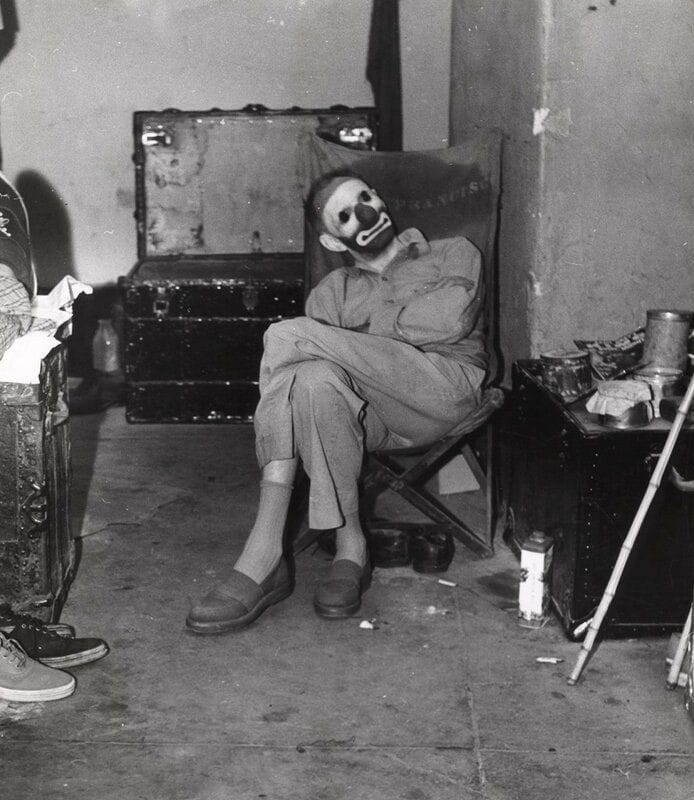
#> input picture badut2.jpg, 694 x 800 px
$ jupyter execute 'Contrast Enhancment.ipynb'   (shell and % lines are left out)
#> lines starting #> are read from the running program, lines starting #| are printed output that depends on the picture
[cell 1]
import numpy as np #data dalam bentuk array
import matplotlib.pyplot as plt #membuat grafik dan visualisasi data dalam bentuk grafik
import cv2 #mengimpor gambar
import matplotlib.image as mpimg #ntuk membaca, menulis, dan memanipulasi gambar dalam berbagai format
from skimage import data #menggunakan modul data yang disediakan oleh pustaka skimage

[cell 2]
image = cv2.imread("badut2.jpg",cv2.IMREAD_GRAYSCALE) #mengubah gambar menjadi abu abu
#> image: shape (800, 694); min 0, max 255, mean 102.8

[cell 3]
image_equalized = cv2.equalizeHist(image) #untuk menghasilkan citra yang disejajarkan histogramnya (histogram equalization) dari citra image menggunakan fungsi equalizeHist() dari modul cv2 (OpenCV
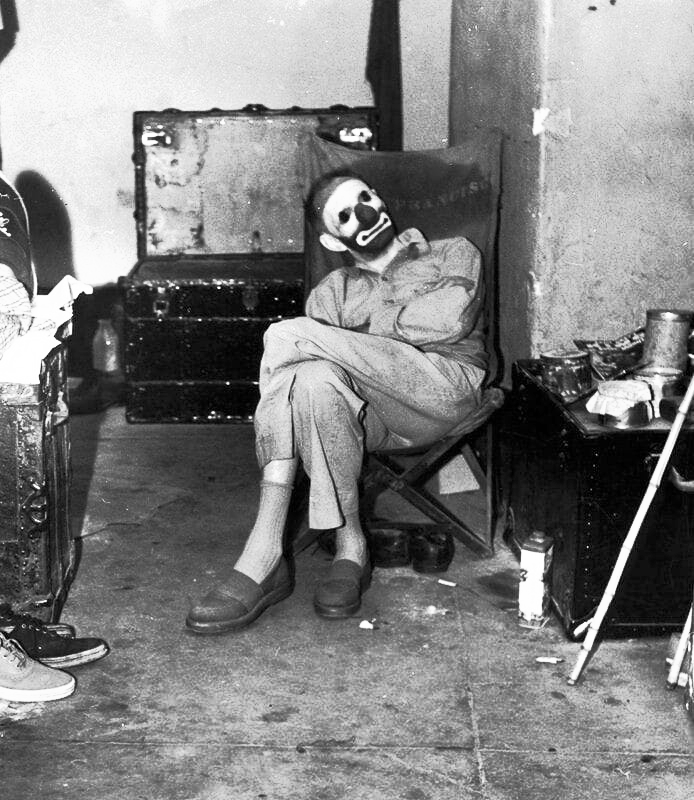
#> image_equalized: shape (800, 694); min 0, max 255, mean 128.3

[cell 4]
clahe = cv2.createCLAHE(clipLimit=2, tileGridSize=(8,8)) #untuk membuat objek CLAHE (Contrast Limited Adaptive Histogram Equalization) menggunakan fungsi createCLAHE() dari modul cv2 (OpenCV).

#Apply CLAHE to the original image
image_clahe = clahe.apply(image)
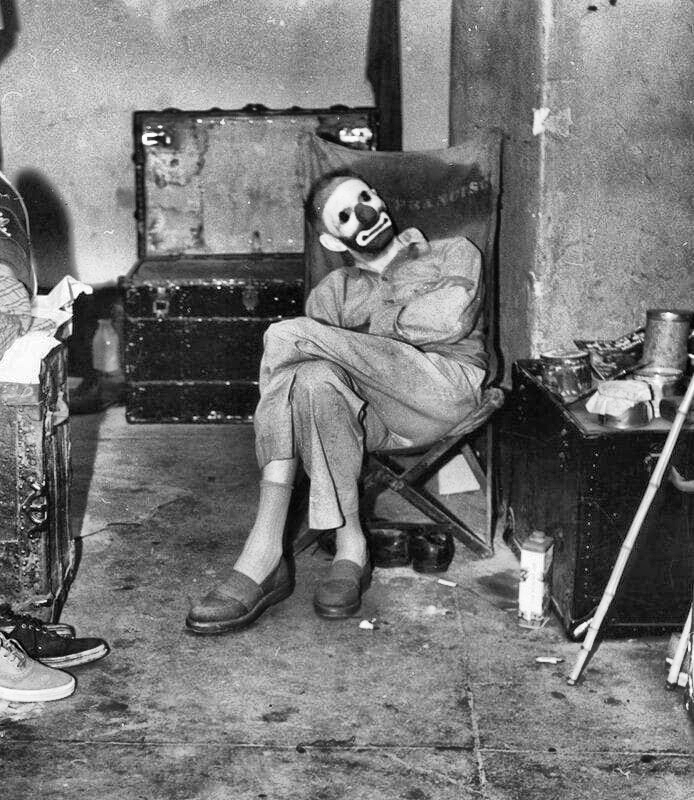
#> image_clahe: shape (800, 694); min 0, max 255, mean 118.5

[cell 5]
# Create an empty array to store the final output
image_cs = np.zeros((image.shape[0],image.shape[1]),dtype = 'uint8')

# Apply Min-Max Contrasting
min = np.min(image)
#> min = 0
max = np.max(image)
#> max = 255

for i in range(image.shape[0]): #untuk melakukan iterasi (perulangan) pada range nilai dari 0 hingga jumlah baris (dimensi pertama) dari citra image
    for j in range(image.shape[1]):
        image_cs[i,j] = 255*(image[i,j]-min)/(max-min) #untuk melakukan normalisasi kontras linier pada nilai piksel tertentu

[cell 6]
copyCamera = image.copy().astype(float) #untuk membuat salinan citra

m1,n1 = copyCamera.shape #untuk mengambil dimensi (jumlah baris dan kolom) dari citra dan menyimpannya dalam variabel m1 dan n1.
#> m1 = 800; n1 = 694
output1 = np.empty([m1, n1])

for baris in range(0, m1-1): #untuk melakukan iterasi (perulangan) pada range nilai dari 0 hingga m1-1 jumlah baris
    for kolom in range(0, n1-1): #untuk melakukan iterasi (perulangan) pada range nilai dari 0 hingga m1-1 jumlah kolom
        a1 = baris
        b1 = kolom
        output1[a1, b1] = copyCamera[baris, kolom] * 1.9

[cell 7]
fig, axes = plt.subplots(5, 2, figsize=(20, 20)) #untuk membuat objek gambar (figure) dan objek sumbu (axes) dalam bentuk grid berukuran 5 baris dan 2 kolom dengan ukuran (dimensi) gambar sebesar 20x20 inci
ax = axes.ravel() # untuk meratakan (flatten) objek array

ax[0].imshow(image, cmap=plt.cm.gray) #Gambar ditampilkan dalam skala abu-abu (grayscale) dengan menggunakan map pewarnaan (colormap) plt.cm.gray yang diberikan oleh pustaka Matplotlib
ax[0].set_title("Citra Input") #judul
ax[1].hist(image.ravel(), bins=256)#untuk membuat histogram dari gambar img dan menampilkannya pada sumbu (axis) indeks ke-1 dari objek axes
ax[1].set_title('Histogram Input') #judul

ax[2].imshow(image_equalized, cmap=plt.cm.gray)
ax[2].set_title("Citra Output HE")
ax[3].hist(image_equalized.ravel(), bins=256)
ax[3].set_title('Histogram Output HE Method')

ax[4].imshow(image_cs, cmap=plt.cm.gray)
ax[4].set_title("Citra Output CS")
ax[5].hist(image_cs.ravel(), bins=256)
ax[5].set_title('Histogram Output CS Method')

ax[6].imshow(image_clahe, cmap=plt.cm.gray)
ax[6].set_title("Citra Grayscale CLAHE")
ax[7].hist(image_clahe.ravel(), bins=256)
ax[7].set_title('Histogram Output CLAHE Method')

ax[8].imshow(output1, cmap=plt.cm.gray)
ax[8].set_title("Citra Grayscale Perkalian Konstanta")
ax[9].hist(output1.ravel(), bins=256)
ax[9].set_title('Histogram Output Perkalian Konstanta Method')

fig.tight_layout() #ntuk mengatur tata letak (layout) yang rapi dan padat pada objek gambar
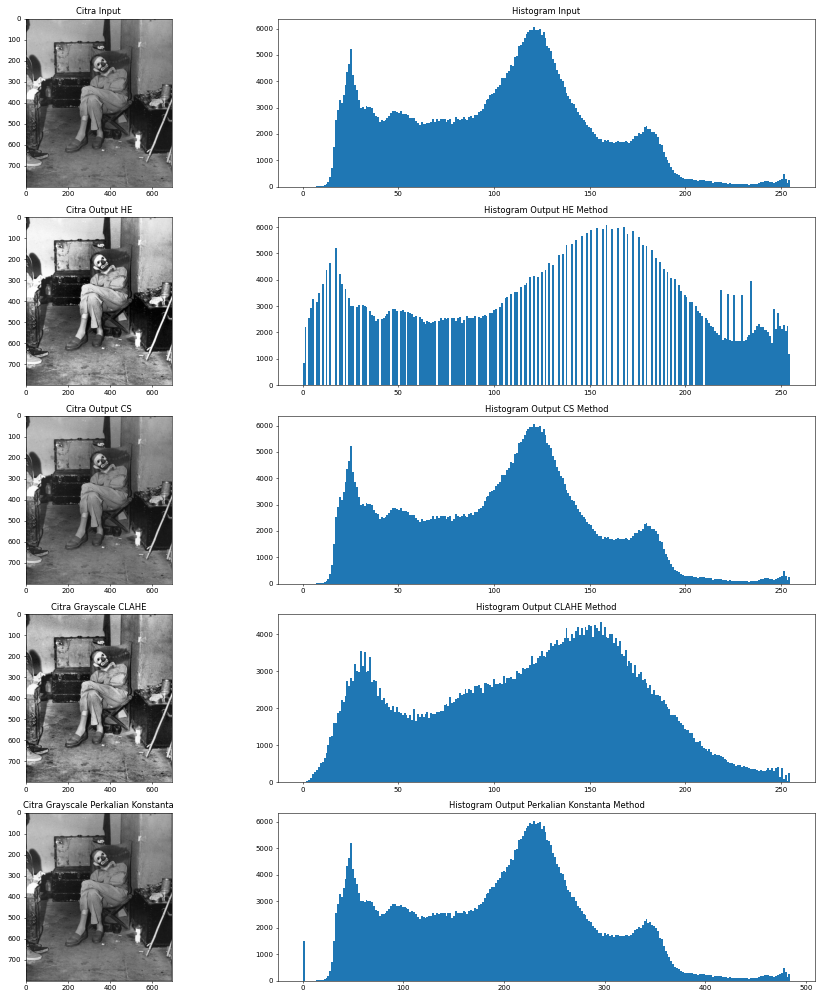
#> figure drawn by matplotlib, 10 panels; panel 2: tallest bar 6074 high, from x = 120.5 to 121.5; panel 4: tallest bar 6074 high, from x = 158.4 to 159.4; panel 6: tallest bar 6074 high, from x = 120.5 to 121.5; panel 8: tallest bar 4330 high, from x = 155.4 to 156.4

$ run again, with badut1.jpg copied over badut2.jpg
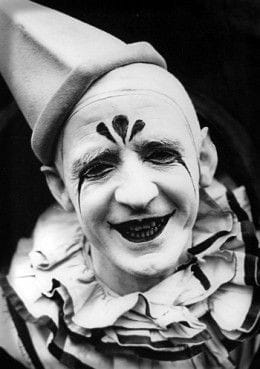
#> input picture badut1.jpg, 260 x 369 px
#> image is the input picture: shape (369, 260); min 0, max 255, mean 115.4
#> `image_equalized = cv2.equalizeHist(image)`:
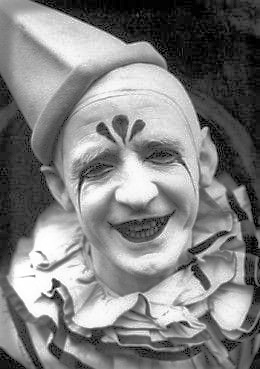
#> image_equalized: shape (369, 260); min 0, max 255, mean 127.1
#> `image_clahe = clahe.apply(image)`:
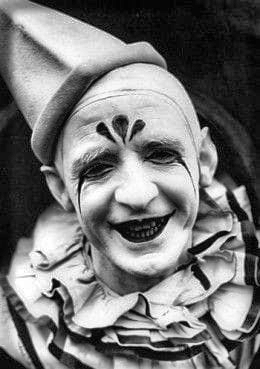
#> image_clahe: shape (369, 260); min 0, max 255, mean 118
#> min = 0
#> max = 255
